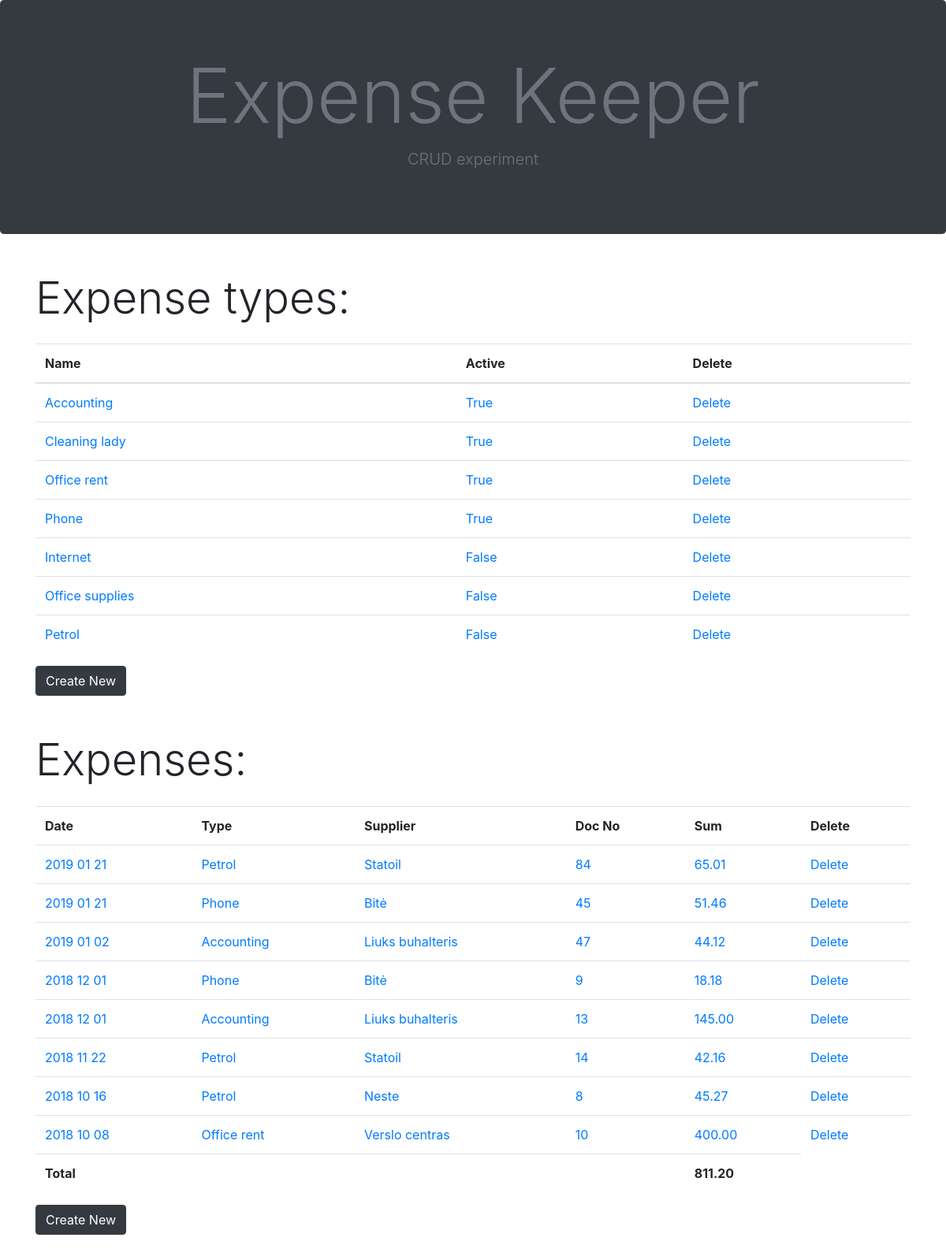
Before: / with the older database file.
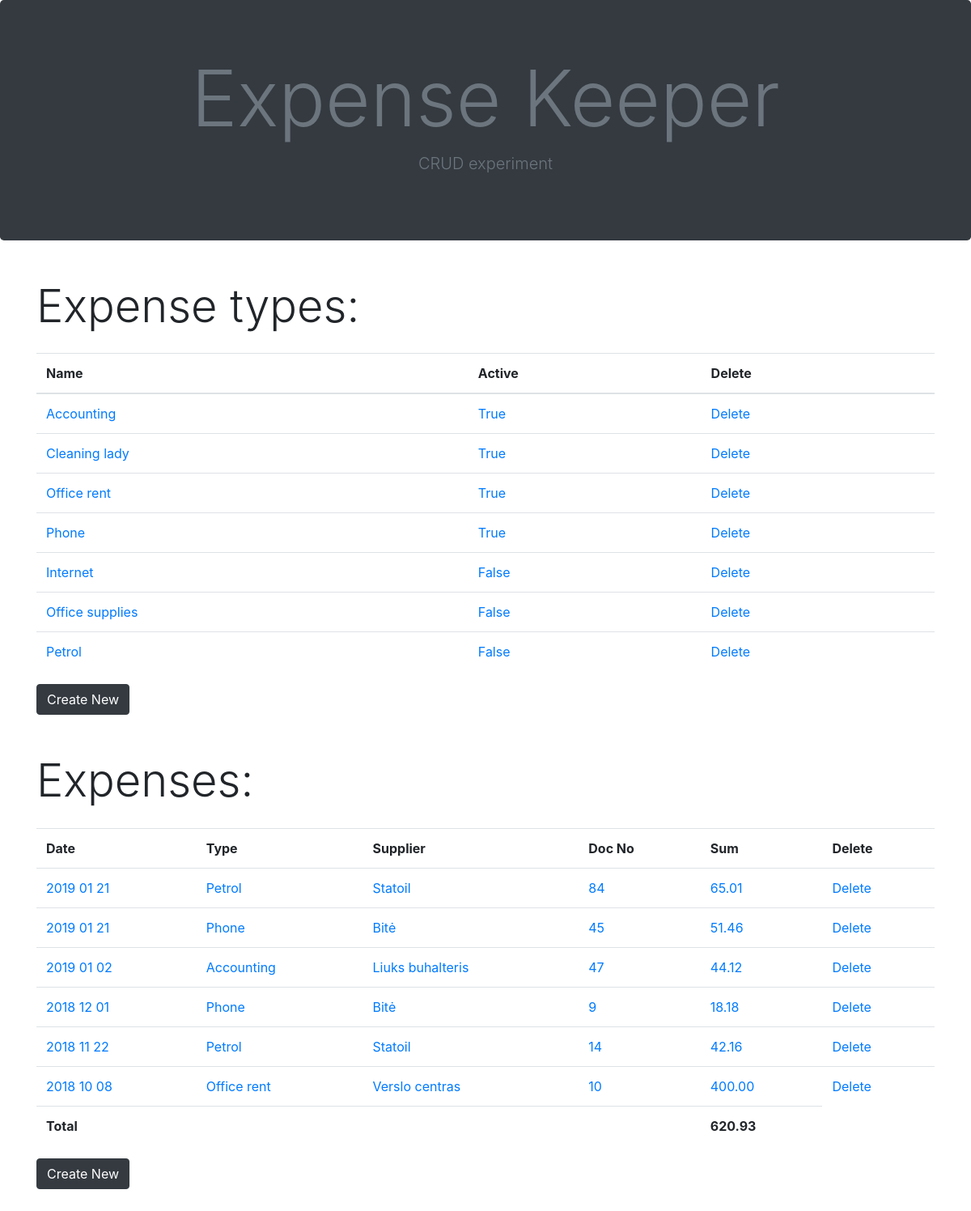
After: the same page with the newer database file.
### islaidos_app/models.py (models this page shows, shortened)
class IslaiduTipai(models.Model):
    tipas = models.CharField(max_length=50)
    aktyvus = models.BooleanField()
    def __str__(self):
        return self.tipas

class Islaidos(models.Model):
    data = models.DateTimeField()
    tiekejas = models.CharField(max_length=100)
    tipas = models.ForeignKey(IslaiduTipai, on_delete=models.CASCADE)
    dok_nr = models.IntegerField()
    suma = models.DecimalField(max_digits=9, decimal_places=2)

### islaidos_app/views.py (the view)
# urls.py: path('', index, name='sarasas'),
def index(request):
    chart_data = data_for_the_google_chart()
    islaidos = Islaidos.objects.all().order_by('-data')
    islaidu_tipai = IslaiduTipai.objects.all().order_by('-aktyvus', 'tipas')
    islaidu_suma = list(Islaidos.objects.aggregate(Sum('suma')).values())[0]
    return render(request, 'sarasas.html', \
                  {'islaidos': islaidos, 'islaidu_tipai':islaidu_tipai, 'islaidu_suma':islaidu_suma, 'chart_data':chart_data})

### islaidos_app/views.py (called while the page is built)
def data_for_the_google_chart():
    visi_islaidu_tipai = IslaiduTipai.objects.all()
    islaidu_tipu_pavadinimai = [islaidu_tipas.tipas for islaidu_tipas in visi_islaidu_tipai]
    l = [['Islaidu tipas', 'Total Suma']]
    for islaidu_tipo_pavadinimas in islaidu_tipu_pavadinimai:
        islaidos_tipui = Islaidos.objects.filter(tipas__tipas=islaidu_tipo_pavadinimas)
        islaidu_tipui_suma = islaidos_tipui.aggregate(Sum('suma'))
        tvarkinga_islaidu_tipui_suma = islaidu_tipui_suma['suma__sum'] or 0.00
        l.append([islaidu_tipo_pavadinimas, float(tvarkinga_islaidu_tipui_suma)])
    return l

### islaidos_app/templates/sarasas.html (shortened to what this page needs)
{% extends 'base.html' %}
{% block content %}
<div class="display-4 mb-4">
    Expense types:
</div>
<table class="table">
    <thead>
    <tr>
        <th>Name</th>
        <th>Active</th>
        <th>Delete</th>
    </tr>
    </thead>
    {% for tipas in islaidu_tipai %}
    <tr>
        <td>
            <a href="{% url 'pakeisti_tipa' tipas.id %}">{{tipas.tipas}}
            </a>
        </td>
        <td>
            <a href="{% url 'pakeisti_tipa' tipas.id %}">{{tipas.aktyvus}}
            </a>
        </td>
        {% if tipas %}
        <td>
            <a style="text-decoration: none" href="{% url 'istrinti_tipa' tipas.id %}">Delete</a>
        </td>
        {% endif %}
    </tr>
    {% endfor %}
</table>
<button class="btn btn-dark mb-5">
    <a style="color: inherit; text-decoration:none;" href="{% url 'sukurti_tipa' %}">Create New</a>
</button>
<div class="display-4 mb-4">
    Expenses:
</div>
<table class="table">
    <tr>
        <th>Date</th>
        <th>Type</th>
        <th>Supplier</th>
        <th>Doc No</th>
        <th>Sum</th>
        <th>Delete</th>
    </tr>
    {% for islaida in islaidos %}
    <tr>
        <td>
            <a href="{% url 'pakeisti_is' islaida.id %}">{{islaida.data|date:"Y m d"}}
            </a>
        </td>
        <td>
            <a href="{% url 'pakeisti_is' islaida.id %}">{{islaida.tipas}}
            </a>
        </td>
        <td>
            <a href="{% url 'pakeisti_is' islaida.id %}">{{islaida.tiekejas}}
            </a>
        </td>
        <td>
            <a href="{% url 'pakeisti_is' islaida.id %}">{{islaida.dok_nr}}
            </a>
        </td>
        <td>
            <a href="{% url 'pakeisti_is' islaida.id %}">{{islaida.suma}}
            </a>
        </td>
        <td>
            {% if islaida %}
            <a href="{% url 'istrinti_is' islaida.id %}">Delete
            </a>
            {% endif %}
        </td>
    </tr>
    {% endfor %}
    <tr>
        <td class="font-weight-bold">Total</td>
        <td></td>
        <td></td>
        <td></td>
        <td class="font-weight-bold">{{islaidu_suma|floatformat:2}}</td>
    </tr>
</table>
<button class="btn btn-dark mb-5">
    <a style="color: inherit; text-decoration:none;" href="{% url 'sukurti_is' %}">Create New</a>
</button>
{% endblock %}

Changed rows visible on the page:
removed Islaidos: data "2018 12 01", tipas "Accounting", tiekejas "Liuks buhalteris", dok_nr "13", suma "145.00"
removed Islaidos: data "2018 10 16", tipas "Petrol", tiekejas "Neste", dok_nr "8", suma "45.27"
Other visible differences:
{{ islaidu_suma|floatformat:2 }}: "811.20" → "620.93"
